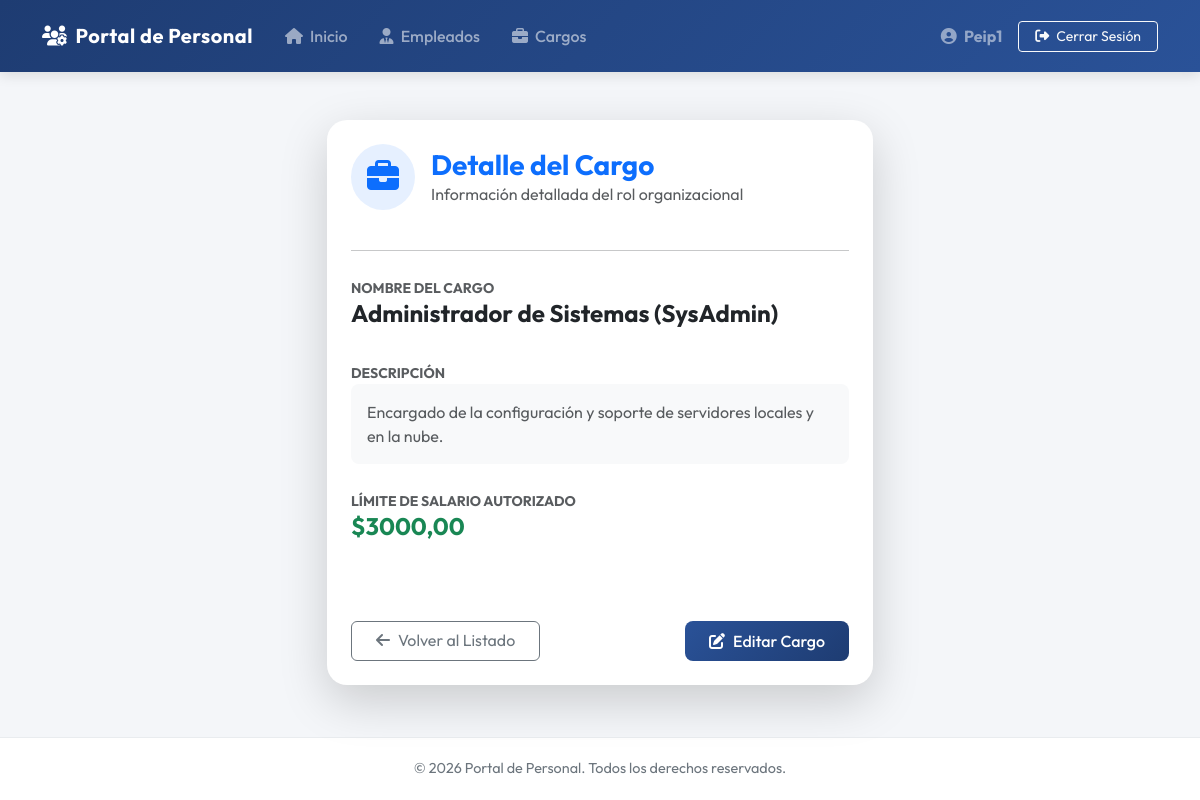
Screenshot of /cargos/11/ (signed in) with the database file from the repository.
### employees/models.py (models this page shows, shortened)
class Position(models.Model):
    name = models.CharField(max_length=100, verbose_name="Nombre")
    description = models.CharField(max_length=200, blank=True, null=True, verbose_name="Descripción")
    max_salary = models.DecimalField(max_digits=10, decimal_places=2, null=True, blank=True, verbose_name="Salario Máximo")
    class Meta:
        verbose_name = "Cargo"
        verbose_name_plural = "Cargos"

### employees/views.py (the view)
# urls.py: path('cargos/<int:pk>/', views.position_detail, name='position_detail'),
@login_required
def position_detail(request, pk):
    if get_view_mode(request) == 'cbv':
        return PositionDetailCBV.as_view()(request, pk=pk)
    return position_detail_fbv(request, pk=pk)

### employees/views.py (called while the page is built)
@login_required
def position_detail_fbv(request, pk):
    position = get_object_or_404(Position, pk=pk)
    return render(request, 'employees/position_detail.html', {'position': position})

def get_view_mode(request):
    return request.session.get('view_mode', 'fbv')

### employees/templates/employees/position_detail.html (shortened to what this page needs)
{% extends 'employees/base.html' %}
{% block content %}
<div class="row justify-content-center">
    <div class="col-md-8 col-lg-6">
        <div class="card border-0 shadow-lg p-4" style="border-radius: 20px;">
            <div class="d-flex align-items-center mb-4">
                <div class="p-3 rounded-circle bg-primary bg-opacity-10 text-primary me-3">
                    <i class="fa-solid fa-briefcase fa-2x"></i>
                </div>
                <div>
                    <h3 class="fw-bold mb-0 text-primary">Detalle del Cargo</h3>
                    <p class="text-muted mb-0">Información detallada del rol organizacional</p>
                </div>
            </div>
            <hr class="mb-4">
            <div class="mb-4">
                <label class="text-muted small fw-bold text-uppercase">Nombre del Cargo</label>
                <h4 class="fw-bold text-dark">{{ position.name }}</h4>
            </div>
            <div class="mb-4">
                <label class="text-muted small fw-bold text-uppercase">Descripción</label>
                <div class="p-3 bg-light rounded-3 text-muted">
                    {% if position.description %}
                        {{ position.description }}
                    {% else %}
                        <span class="text-italic">Sin descripción registrada</span>
                    {% endif %}
                </div>
            </div>
            <div class="mb-4">
                <label class="text-muted small fw-bold text-uppercase">Límite de Salario Autorizado</label>
                <div>
                    {% if position.max_salary %}
                        <h4 class="fw-bold text-success">${{ position.max_salary }}</h4>
                    {% else %}
                        <span class="badge bg-secondary bg-opacity-15 text-secondary px-3 py-2 fs-6">Sin límite definido</span>
                    {% endif %}
                </div>
            </div>
            <div class="d-flex justify-content-between mt-5">
                <a href="{% url 'position_list' %}" class="btn btn-outline-secondary px-4">
                    <i class="fa-solid fa-arrow-left me-2"></i>Volver al Listado
                </a>
                <a href="{% url 'position_edit' position.pk %}" class="btn btn-premium px-4">
                    <i class="fa-solid fa-pen-to-square me-2"></i>Editar Cargo
                </a>
            </div>
        </div>
    </div>
</div>
{% endblock %}

### employees/templates/employees/base.html (shortened to what this page needs)
{% load static %}
<!DOCTYPE html>
<html lang="es">
<head>
    <link href="https://cdn.jsdelivr.net/npm/bootstrap@5.3.2/dist/css/bootstrap.min.css" rel="stylesheet">
    <link href="https://cdnjs.cloudflare.com/ajax/libs/font-awesome/6.4.2/css/all.min.css" rel="stylesheet">
    <link href="{% static 'css/styles.css' %}" rel="stylesheet">
</head>
<body>
    <nav class="navbar navbar-expand-lg navbar-dark py-3">
        <div class="container">
            <a class="navbar-brand" href="{% if user.is_authenticated %}{% url 'home' %}{% else %}#{% endif %}">
                <i class="fa-solid fa-users-gear me-2"></i>Portal de Personal
            </a>
            <div class="collapse navbar-collapse" id="navbarNav">
                {% if user.is_authenticated %}
                <ul class="navbar-nav me-auto">
                    <li class="nav-item">
                        <a class="nav-link px-3" href="{% url 'home' %}">
                            <i class="fa-solid fa-house me-1"></i> Inicio
                        </a>
                    </li>
                    <li class="nav-item">
                        <a class="nav-link px-3" href="{% url 'employee_list' %}">
                            <i class="fa-solid fa-user-tie me-1"></i> Empleados
                        </a>
                    </li>
                    <li class="nav-item">
                        <a class="nav-link px-3" href="{% url 'position_list' %}">
                            <i class="fa-solid fa-briefcase me-1"></i> Cargos
                        </a>
                    </li>
                </ul>
                <ul class="navbar-nav ms-auto align-items-center">
                    <li class="nav-item me-3 text-white-50">
                        <i class="fa-solid fa-user-circle me-1"></i> <strong>{{ user.username }}</strong>
                    </li>
                    <li class="nav-item">
                        <a class="btn btn-sm btn-outline-light px-3 py-1.5" href="{% url 'logout' %}">
                            <i class="fa-solid fa-right-from-bracket me-1"></i> Cerrar Sesión
                        </a>
                    </li>
                </ul>
                {% endif %}
            </div>
        </div>
    </nav>
    <div class="container my-5 fade-in">
        {% block content %}{% endblock %}
    </div>
    <footer class="footer text-center">
        <div class="container">
            <p class="mb-0">© 2026 Portal de Personal. Todos los derechos reservados.</p>
        </div>
    </footer>
</body>
</html>

### templates/css/styles.css (style rules this page uses)
body { font-family: 'Outfit', sans-serif; background-color: #f4f6f9; color: #333333; min-height: 100vh; display: flex; flex-direction: column; }
.navbar { background: linear-gradient(135deg, #1e3c72 0%, #2a5298 100%); box-shadow: 0 4px 12px rgba(0,0,0,0.1); }
.navbar-brand { font-weight: 700; letter-spacing: 0.5px; }
.nav-link { font-weight: 500; transition: all 0.2s ease-in-out; }
.card { border: none; border-radius: 16px; box-shadow: 0 8px 24px rgba(0,0,0,0.05); transition: all 0.3s ease; }
.btn-premium { background: linear-gradient(135deg, #2a5298 0%, #1e3c72 100%); color: #ffffff; border: none; border-radius: 8px; font-weight: 500; padding: 8px 20px; transition: all 0.2s ease; }
.footer { margin-top: auto; background-color: #ffffff; border-top: 1px solid #e9ecef; padding: 20px 0; font-size: 0.9rem; color: #6c757d; }
.fade-in { animation: fadeIn 0.4s ease-out; }

### rows the page displays
Position: name "Administrador de Sistemas (SysAdmin)", description "Encargado de la configuración y soporte de servidores locales y en la nube.", max_salary "3000,00"

### other values shown
{{ user.username }} "Peip1"
